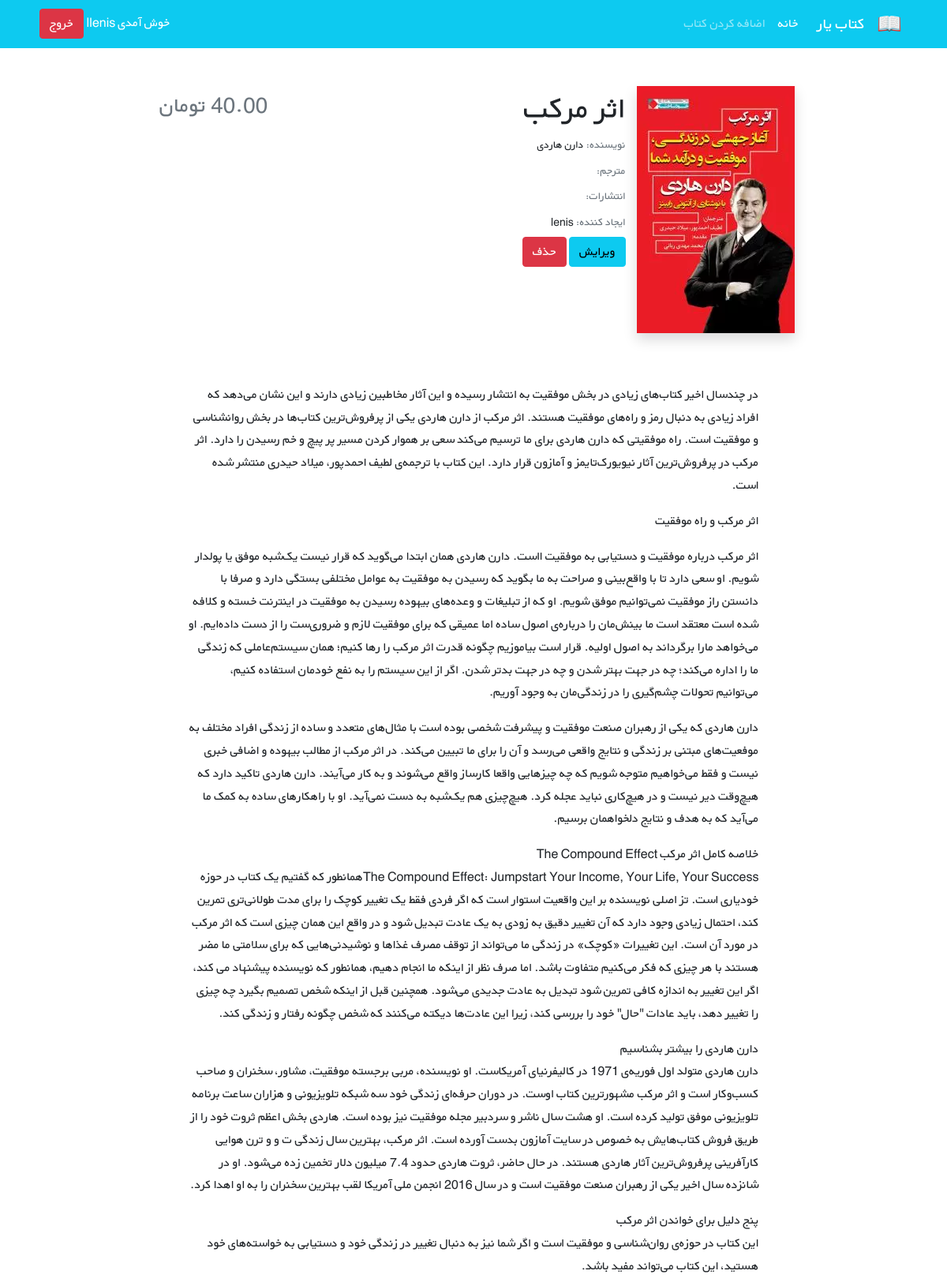
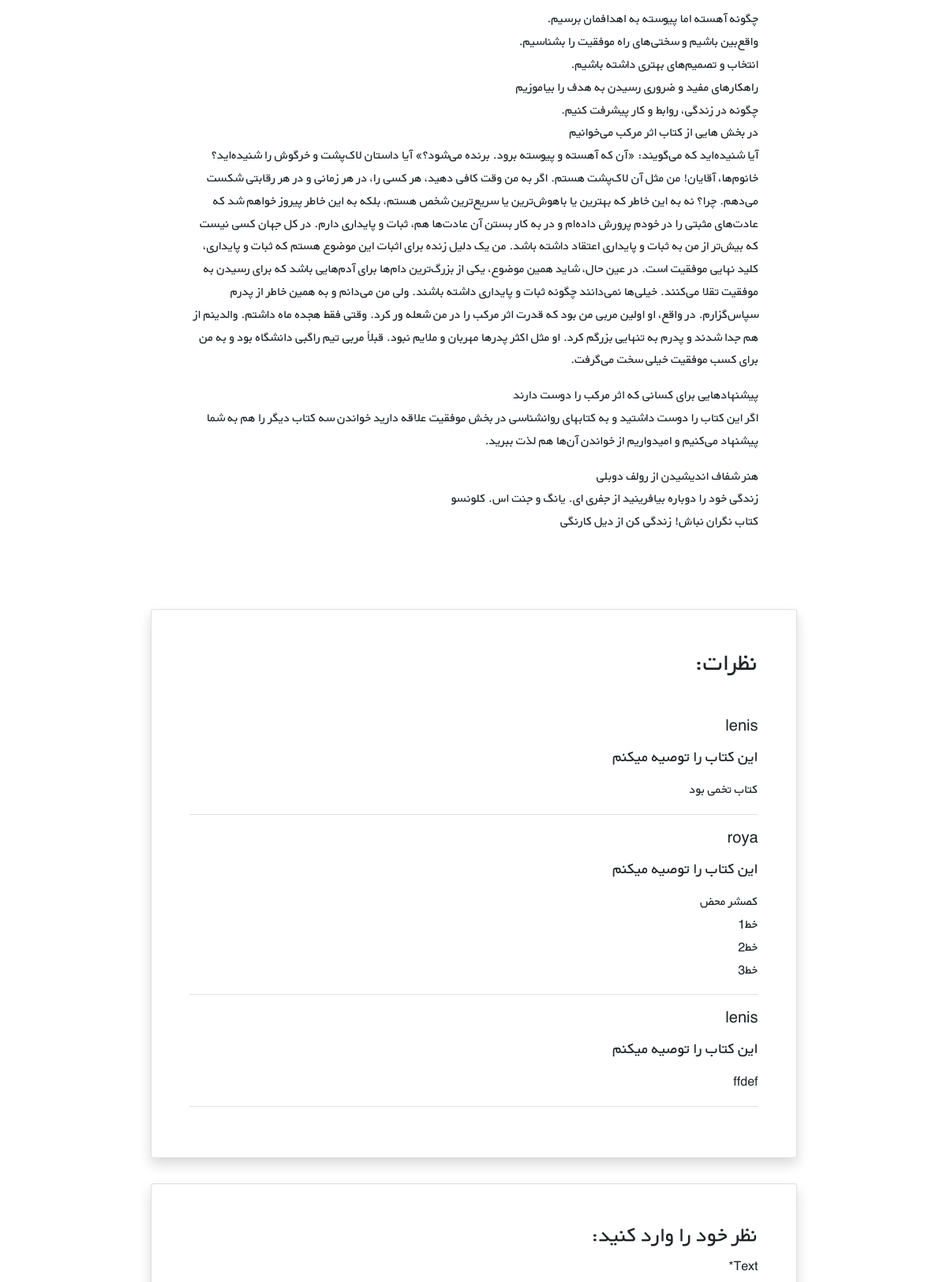
Page /7/ (signed in, upper part) on the committed database (2 pictures, top to bottom).
### accounts/models.py (models this page shows)
class CustomUser(AbstractUser):
    age = models.PositiveIntegerField(null=True, blank=True)

### books/models.py (models this page shows, shortened)
class Book(models.Model):
    user = models.ForeignKey(get_user_model(), on_delete=models.CASCADE, related_name='books')
    title = models.CharField(max_length=200)
    author = models.CharField(max_length=200)
    description = models.TextField()
    price = models.DecimalField(max_digits=5, decimal_places=2)
    cover = models.ImageField(upload_to='books_cover/', blank=True)
    translator = models.CharField(max_length=200, blank=True)
    publishers = models.CharField(max_length=200, blank=True)

class Comment(models.Model):
    text = models.TextField()
    user = models.ForeignKey(get_user_model(), on_delete=models.CASCADE)
    book = models.ForeignKey(Book, on_delete=models.CASCADE, related_name='comments')
    datetime_create = models.DateTimeField(auto_now_add=True)
    is_active = models.BooleanField(default=True)
    recommend = models.BooleanField(default=True)

### books/views.py (the view)
# urls.py: path('<int:pk>/', views.book_detail_view, name='book_detail'),
@login_required
def book_detail_view(request, pk):
    book = get_object_or_404(Book, pk=pk)
    book_comments = book.comments.all()
    if request.method == 'POST':
        comment_form = CommentForm(request.POST)
        if comment_form.is_valid():
            new_comment = comment_form.save(commit=False)
            new_comment.book = book
            new_comment.user = request.user
            new_comment.save()
    else:
        comment_form = CommentForm()
    return render(request, 'books/book_detail.html', {
        'book': book,
        'comments': book_comments,
        'comment_form': comment_form
    })

### books/templates/books/book_detail.html (shortened to what this page needs)
{% extends '_base.html' %}
{% load static %}
{% load crispy_forms_filters %}
{% block content %}
    <div class="container mt-5" dir="rtl">
        <div class="">
            <div class="">
                <div class="d-flex justify-content-center">
                    <div class="row w-sm-75 w-100">
                        <div class="col-xs-12 col-md-3 d-flex justify-content-center">
                            <div>
                                {% if book.cover %}
                                    <img class="shadow" src="{{ book.cover.url }}" class="img-fluid rounded-start"
                                         alt="...">
                                {% else %}
                                    <img class="shadow" src="{% static 'icons/book.png' %}"
                                         class="img-fluid rounded-start" alt="...">
                                {% endif %}
                            </div>
                        </div>
                        <div class="col-xs-12 col-md-6 text-center text-md-end mt-md-1 mt-4">
                            <h1>{{ book.title }}</h1>
                            <h5 class="small my-1"><span class="text-muted">نویسنده: </span>{{ book.author }}</h5>
                            <h5 class="small my-1"><span class="text-muted">مترجم: </span>{{ book.translator }}</h5>
                            <h5 class="small my-1"><span class="text-muted">انتشارات: </span>{{ book.publishers }}</h5>
                            <h5 class="small my-1"><span class="text-muted">ایجاد کننده: </span>{{ book.user}}</h5>
                            {% if book.user == user %}
                            <a href="{% url 'book_update' book.id %}"><button class="btn btn-info" type="button">ویرایش</button></a>
                            <a href="{% url 'book_delete' book.id %}"><button class="btn btn-danger" type="button">حذف</button></a>
                            {% endif %}
                        </div>
                        <div class="col-xs-12 col-md-3 d-flex flex-column">
                            <h3 class="align-self-center pt-2 text-muted align-self-md-end">
                                {{ book.price }} تومان
                            </h3>
                        </div>
                    </div>
                </div>
                <div class="d-flex justify-content-center">
                    <div class="my-3 p-5 w-sm-75 w-100">
                        {{ book.description|linebreaks }}
                    </div>
                </div>
                <div class="d-flex justify-content-center">
                    <div class="card shadow my-3 p-5 w-sm-75 w-100">
                        <h2 class="mb-5">نظرات:</h2>
                        {% for comment in comments %}
                            {% if comment.is_active %}
                                <div class="border-bottom mb-3">
                                    <h5 class="mb-3">{{ comment.user.username }} </h5>
                                    {% if comment.recommend %}
                                        <h5>این کتاب را توصیه میکنم</h5>
                                    {% else %}
                                        <h5>این کتاب را توصیه نمیکنم</h5>
                                    {% endif %}
                                    <p>{{ comment.text|linebreaks }}</p>
                                </div>
                            {% endif %}
                        {% endfor %}
                    </div>
                </div>
                <div class="d-flex justify-content-center">
                    <div class="card shadow my-3 p-5 w-sm-75 w-100">
                        <h3>نظر خود را وارد کنید:</h3>
                        <form method="POST">
                            {{ comment_form|crispy }}
                        </form>
                    </div>
                </div>
            </div>
        </div>
    </div>
{% endblock %}

### templates/_base.html (shortened to what this page needs)
{% load static %}
<!DOCTYPE HTML PUBLIC "-//W3C//DTD HTML 4.01//EN" "http://www.w3.org/TR/html4/strict.dtd">
<html lang="en">
<head>
    <link href="https://cdn.jsdelivr.net/npm/bootstrap@5.1.3/dist/css/bootstrap.min.css" rel="stylesheet"
>
    <link rel="stylesheet" href="{% static 'css/style.css' %}">
</head>
<body>
<nav class="navbar navbar-expand-lg navbar-dark bg-info" dir="rtl">
    <div class="container">
        <a class="navbar-brand" href="#">
            <img src="{% static 'icons/book.png' %}" alt="" height="30"
                 class="d-inline-block align-text-top">
        </a>
        <a class="navbar-brand mx-3" href="#">کتاب یار</a>
        <div class="collapse navbar-collapse" id="navbarNavAltMarkup">
            <div class="navbar-nav">
                <a class="nav-link active" aria-current="page" href="{% url 'book_list' %}">خانه</a>
                <a class="nav-link" href="{% url 'book_create' %}">اضافه کردن کتاب</a>
            </div>
        </div>
        <div class="mx-2 text-white">
            {% if user.is_authenticated %}
                <form action="{% url 'logout' %}" method="post">
                    خوش آمدی {{ user.username }}<span>|</span> <button type="submit" class="btn btn-danger">خروج</button>
                </form>
            {% else %}
                <a class="link-light text-decoration-none" href="{% url 'login' %}">ورود</a>
                <span>یا</span>
                <a class="link-light text-decoration-none" href="{% url 'signup' %}">ثبت نام</a>
            {% endif %}
        </div>
    </div>
</nav>
<div class=" container">
    {% block content %}
    {% endblock %}
</div>
</body>
</html>

### static/css/style.css (style rules this page uses)
* { font-family: 'BYekan', sans-serif; line-height: 1.8rem; }
@media (min-width: 576px) { .w-sm-75 { width: 75%!important; } }

### rows in the picture
CustomUser: username "lenis"
Book: cover (picture), title "اثر مرکب", author "دارن هاردی", user "lenis", description "در چندسال اخیر کتاب‌های زیادی در بخش موفقیت به انتشار رسیده و این آثار مخاطبین زیادی دارند و این نشان می‌دهد که افراد زیادی به دنبال رمز و راه‌های موفقیت هستند. اثر مرکب از دارن هاردی یکی از پرفروش‌ترین کتاب‌ها در بخش روانشناسی و موفقیت است. راه موفقیتی که دارن هاردی برای ما ترسیم می‌کند سعی بر هموار کردن مسیر پر پیچ و خم رسیدن را دارد. اثر مرکب در پرفروش‌ترین آثار نیویورک‌تایمز و آمازون قرار دارد. این کتاب با ترجمه‌ی لطیف احمدپور، میلاد حیدری منتشر شده است. اثر مرکب و راه موفقیت اثر مرکب درباره موفقیت و دستیابی به موفقیت ااست. دارن هاردی همان ابتدا می‌گوید که قرار نیست یک‌شبه موفق یا پولدار شویم. او سعی دارد تا با واقع‌بینی و صراحت به ما بگوید که رسیدن به موفقیت به عوامل مختلفی بستگی دارد…"
Comment: user.username "lenis", recommend "این کتاب را توصیه میکنم", text "کتاب تخمی بود"
Comment: user.username "roya", recommend "این کتاب را توصیه میکنم", text "کصشر محض خط1 خط2 خط3"
Comment: user.username "lenis", recommend "این کتاب را توصیه میکنم", text "ffdef"

### other values in the picture
{{ comment_form|crispy }} "Text *"
